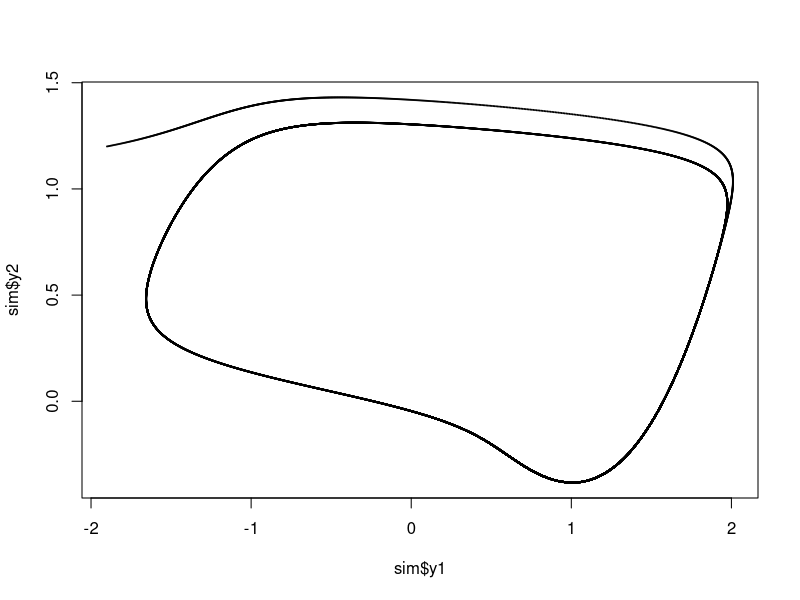
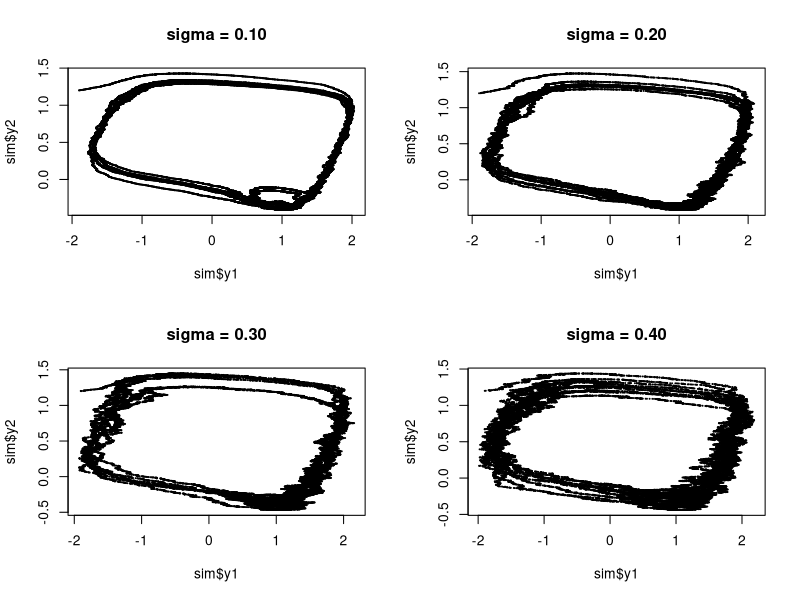

Recreate these plots in R, in order. (Note: this script raises an error after producing the figures.)
## ---- chunk 1
# Let's define a function to simulate the system
SDEsim = function(y1_init = -1.9, y2_init=1.2, delta = 2^(-9), theta1=0.7, theta2=0.8, theta3=3.0, theta4=-0.34, sigma=0, T=100/delta){
    # Init
  D = list()
  y1 = rep(NaN, T); y1[1] = y1_init;
  y2 = rep(NaN, T); y2[1] = y2_init;
  
    # Run the system
  for (i in 1:(T-1)){
    y1[i+1] = y1[i] + theta3*(y1[i] + y2[i] - 1/3*y1[i]^3 + theta4)*delta + sigma*rnorm(1,mean=0,sd=sqrt(delta))
    y2[i+1] = y2[i] - 1/theta3 * (y1[i] + theta2*y2[i] - theta1) * delta
  }
    # Save and return list
  D$y1 = y1
  D$y2 = y2
  return(D)
}
sim = SDEsim(sigma=0)
plot(sim$y1, sim$y2, cex=0.01)
## ---- chunk 2
par(mfrow=c(2,2))
for (sd in c(0.1, 0.2, 0.3, 0.4)){
  sim = SDEsim(sigma=sd)
  plot(sim$y1, sim$y2, cex=0.1, main=sprintf("sigma = %.2f", sd))
}
## ---- chunk 3
setwd("~/Documents/DTU/3. Semester (MSc)/Advanced Time Series/Assignments/3-Assignment/CompEx3_E18")
ExampleRoom1.R
